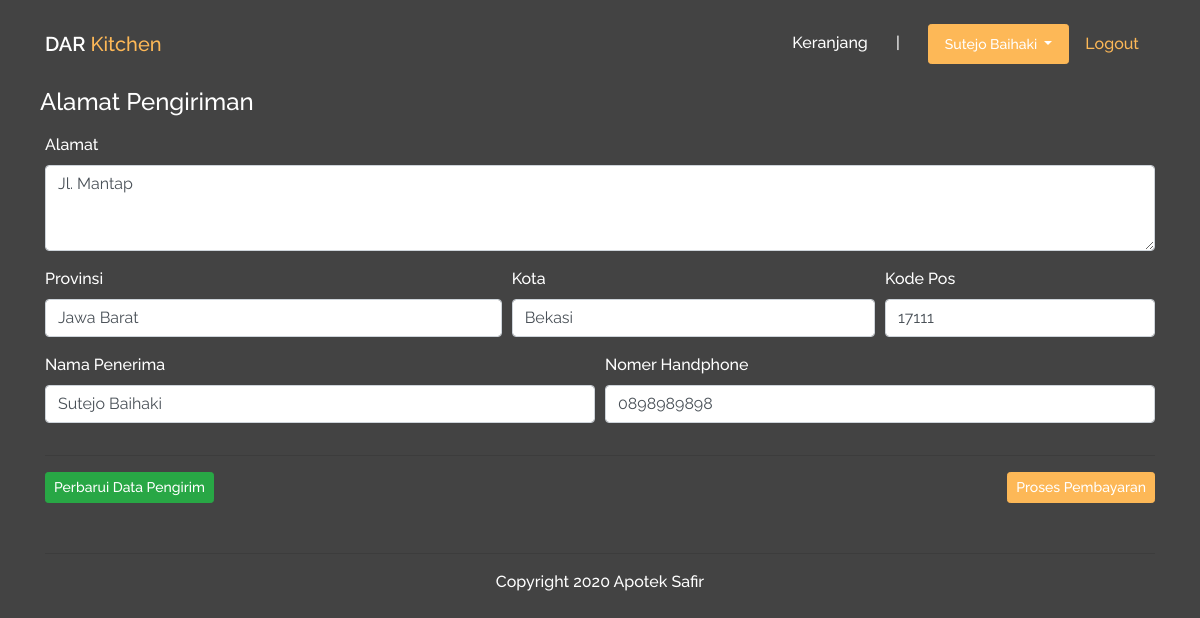
Screenshot of /data-order.php (signed in) with the database file from the repository.
### tables this page shows
CREATE TABLE `users` (
  `id` int(11) NOT NULL,
  `nama` varchar(100) NOT NULL,
  `email` varchar(100) NOT NULL,
  `nohp` varchar(15) DEFAULT NULL,
  `password` varchar(100) DEFAULT NULL,
  `alamat` longtext DEFAULT NULL,
  `provinsi` varchar(100) DEFAULT NULL,
  `kota` varchar(100) DEFAULT NULL,
  `kodepos` varchar(100) DEFAULT NULL
);

### data-order.php (the view, shortened to what this page needs)
<?php
include('includes/config.php');
if (strlen($_SESSION['login']) == 0) {
  header('location:login.php');
} else {
?>
  <?php include 'includes/header.php' ?>
  <?php include 'includes/navbar.php' ?>
  <div class="container" style="margin-bottom: 50px;">
    <div class="keranjang table-responsive-md">
      <form method="POST">
        <?php
        $query = mysqli_query($con, "select * from users where id='" . $_SESSION['id'] . "'");
        while ($row = mysqli_fetch_array($query)) {
        ?>
          <div class="form-row">
            <h4 class="mb-3">Alamat Pengiriman</h4>
            <div class="col-md-12 mb-3">
              <label for="alamat">Alamat</label>
              <textarea class="form-control" id="alamat" rows="3" name="alamat" required><?php echo htmlentities($row['alamat']); ?></textarea>
            </div>
            <div class="col-md-5 mb-3">
              <label for="provinsi">Provinsi</label>
              <input type="text" class="form-control" id="provinsi" name="provinsi" value="<?php echo htmlentities($row['provinsi']); ?>" required>
            </div>
            <div class="col-md-4 mb-3">
              <label for="kota">Kota</label>
              <input type="text" class="form-control" id="kota" name="kota" value="<?php echo htmlentities($row['kota']); ?>" required>
            </div>
            <div class="col-md-3 mb-3">
              <label for="kodepos">Kode Pos</label>
              <input type="text" class="form-control" id="kodepos" name="kodepos" value="<?php echo htmlentities($row['kodepos']); ?>" required>
            </div>
          </div>
          <div class="form-row">
            <div class="col-md-6 mb-3">
              <label for="nama">Nama Penerima</label>
              <input type="text" class="form-control" id="nama" name="nama" value="<?php echo htmlentities($row['nama']); ?>" required>
            </div>
            <div class="col-md-6 mb-3">
              <label for="nohp">Nomer Handphone</label>
              <input type="text" class="form-control" id="nohp" name="nohp" value="<?php echo htmlentities($row['nohp']); ?>" required>
            </div>
          </div>
        <?php } ?>
        <hr>
        <div class="d-flex align-items-end">
          <button type="submit" class="btn btn-success btn-sm" name="update">Perbarui Data Pengirim</button>
          <button type="submit" class="btn btn-primary btn-sm ml-auto" name="submit">Proses Pembayaran</button>
        </div>
      </form>
    </div>
  </div>
  <div class="container">
    <hr />
    <footer>Copyright 2020 Apotek Safir</footer>
  </div>
  <?php include 'includes/footer.php' ?>
<?php } ?>

### assets/css/custom-style.css (style rules this page uses)
* { font-family: 'Raleway', sans-serif; }
footer { text-align: center; margin-bottom: 20px; }

### assets/css/custom.css (style rules this page uses)
* { font-family: 'Raleway', sans-serif; font-weight: 500; margin: 0; padding: 0; box-sizing: border-box; color: #fff; }
body { background-color: #434343; }
.btn { font-weight: 500; }
.btn-primary { background-color: #FDB857 !important; border: 1px solid #FDB857 !important; }
footer { text-align: center; margin-bottom: 20px; }

### rows the page displays
users: alamat "Jl. Mantap", provinsi "Jawa Barat", kota "Bekasi", kodepos "17111", nama "Sutejo Baihaki", nohp "0898989898"

### other values shown
$_SESSION['username'] "Sutejo Baihaki"
